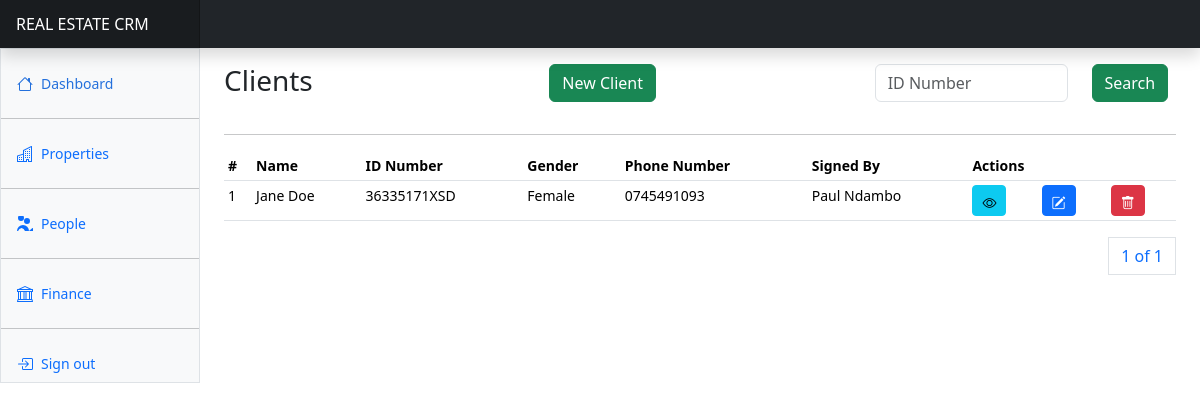
Page /users/clients/ (signed in) on the committed database.
### apps/users/models.py (models this page shows, shortened)
class Client(AbstractBaseModel):
    name = models.CharField(max_length=255)
    email = models.EmailField(null=True)
    phone_number = models.CharField(max_length=255)
    id_number = models.CharField(max_length=255, null=True)
    kra_pin = models.CharField(max_length=255, null=True)
    gender = models.CharField(max_length=255)
    address = models.CharField(max_length=255, null=True)
    city = models.CharField(max_length=255, null=True)
    country = models.CharField(max_length=255, null=True)
    id_copy = models.FileField(upload_to="client_ids/", null=True)
    kra_certificate = models.FileField(upload_to="kra_cerificates/", null=True)
    photo = models.ImageField(upload_to="client_photos/", null=True)
    acquired_by = models.ForeignKey(User, on_delete=models.SET_NULL, null=True)

class User(AbstractUser, AbstractBaseModel):
    role = models.CharField(choices=ROLE_CHOICES, max_length=32)
    phone_number = models.CharField(max_length=255)
    id_number = models.CharField(max_length=255, null=True)
    kra_pin = models.CharField(max_length=255, null=True)
    gender = models.CharField(max_length=255)
    position = models.CharField(max_length=255, null=True)
    address = models.CharField(max_length=255, null=True)
    city = models.CharField(max_length=255, null=True)
    country = models.CharField(max_length=255, null=True)
    def __str__(self):
        if self.first_name and self.last_name:
            return f"{self.first_name} {self.last_name}"
        else:
            return self.username
    def name(self):
        if not self.first_name and self.last_name:
            return self.username
        else:
            return f"{self.first_name} {self.last_name}"

### apps/users/clients/views.py (the view)
# urls.py: path("clients/", clients, name="clients"),
@login_required(login_url="/users/login/")
def clients(request):
    clients = Client.objects.all().order_by("-created")
    users = User.objects.filter(role="Sales Agent").order_by("-created")
    if request.method == "POST":
        search_text = request.POST.get("search_text")
        clients = Client.objects.filter(
            Q(id_number__icontains=search_text) | Q(name__icontains=search_text)
        )
    paginator = Paginator(clients, 10)
    page_number = request.GET.get("page")
    page_obj = paginator.get_page(page_number)
    context = {"page_obj": page_obj, "users": users}
    return render(request, "clients/clients.html", context)

### templates/clients/clients.html (shortened to what this page needs)
{% extends "base.html" %}
{% block content %}
<div class="row">
    <div class="col-4">
        <h3>Clients</h3>
    </div>
    <div class="col-4">
        <a class="btn btn-success" data-bs-toggle="modal" data-bs-target="#newClientModal">New Client</a>
    </div>
    <div class="col-4">
      <form method="POST">
        <div class="input-group mb-3">
          <div class="row">
            <div class="col-8">
              <input type="text" class="form-control" name="search_text" id="search_text" placeholder="ID Number" >
            </div>
            <div class="col-4">
              <button class="btn btn-success">Search</button>
            </div>
          </div>
        </div>
      </form>
    </div>
</div>
<hr/>
      <div class="table-responsive small">
        <table class="table table-sm">
          <thead>
            <tr>
              <th scope="col">#</th>
              <th scope="col">Name</th>
              <th scope="col">ID Number</th>
              <th scope="col">Gender</th>
              <th scope="col">Phone Number</th>
              <th scope="col">Signed By</th>
              <th scope="col" colspan="3">Actions</th>
            </tr>
          </thead>
          <tbody>
            {% for client in page_obj %}
            <tr>
              <td>{{client.id}}</td>
              <td>{{client.name}}</td>
              <td>{{client.id_number}}</td>
              <td>{{client.gender}}</td>
              <td>{{client.phone_number}}</td>
              <td>{{client.acquired_by}}</td>
              <td><a href="{% url 'client-details' client.id %}" class="btn btn-info btn-sm">
                <i class="bi bi-eye"></i>
              </a></td>
              <td><a class="btn btn-primary btn-sm" data-bs-toggle="modal" data-bs-target="#editClientModal{{ client.id }}">
                <i class="bi bi-pencil-square"></i>
              </a></td>
              <td><a class="btn btn-danger btn-sm" data-bs-toggle="modal" data-bs-target="#deleteClientModal{{ client.id }}">
                <i class="bi bi-trash"></i>
              </a></td>
            </tr>
            {% endfor %}
          </tbody>
        </table>
        <div>
          <nav aria-label="Page navigation example">
            <ul class="pagination justify-content-end">
              <a class="page-link" href="#">{{ page_obj.number }} of {{ page_obj.paginator.num_pages }}</a>
            </ul>
          </nav>
        </div>
      </div>
{% endblock content %}

### static/dashboard.css (style rules this page uses)
.bi { display: inline-block; width: 1rem; height: 1rem; }

### templates/base.html (style rules this page uses)
.bi { vertical-align: -.125em; fill: currentColor; }

### rows in the picture
Client: id "1", name "Jane Doe", id_number "36335171XSD", gender "Female", phone_number "0745491093", acquired_by "Paul Ndambo"

### other values in the picture
{{ page_obj.number }} "1"
{{ page_obj.paginator.num_pages }} "1"
